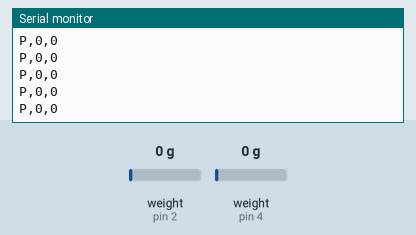
Simulated run of this sketch. Board: Arduino Uno, built with avr-gcc and run on an emulated ATmega328P. Shown: the last lines printed to the serial monitor. The test bench sets the inputs (shaded band); at power-on: weight on the scale (sensors on pin 2, pin 4) 0 g. Nothing arrives over Bluetooth unless stated; a phone connects over Bluetooth LE 3 s after start.

Above: at 3.2 s.
3.3 s: weight on the scale (sensor on pin 2) set to 100 g
At 3.56 s:
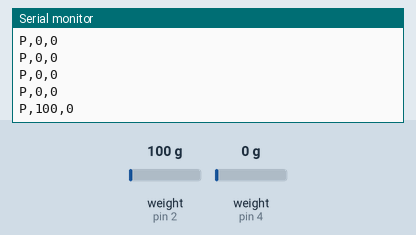
4.8 s: weight on the scale (sensor on pin 4) set to 100 g
At 4.97 s:
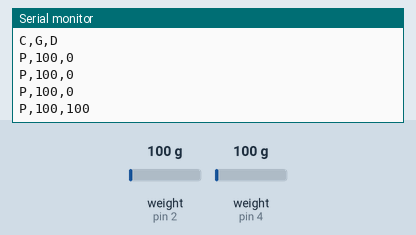
6.3 s: weight on the scale (sensor on pin 2) set to 1250 g
At 6.38 s:
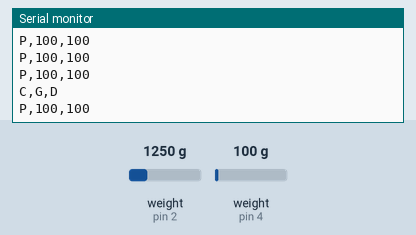
7.8 s: weight on the scale (sensor on pin 4) set to 1250 g
At 7.99 s:
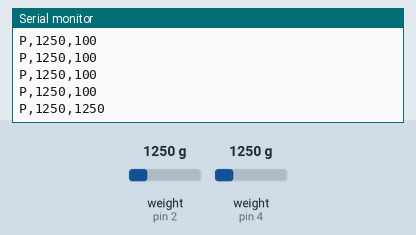
Timing chart, 0 to 10.3 s (numbered marks = the images above; inputs shaded):
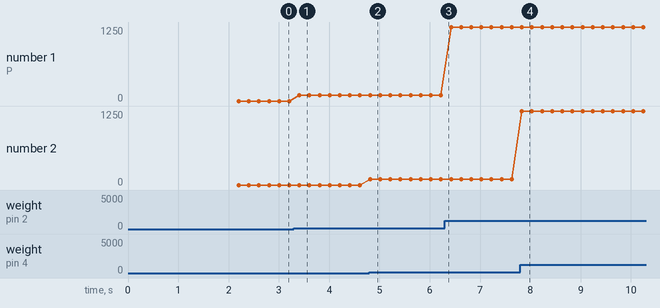

The sketch:

poutre_ble.ino
```cpp
/*
 * Poutre d'escalade : Arduino Nano 33 BLE / Nano 33 IoT / UNO R4 WiFi (Bluetooth intégré)
 * + 1 à 4 capteurs HX711. Aucun module Bluetooth à ajouter.
 *
 * Même protocole et mêmes identifiants Bluetooth (FFE0 / FFE1) que le HM-10 :
 * l'appli fonctionne avec les deux cartes sans aucune modification.
 *
 * Bibliothèques à installer : "ArduinoBLE" (Arduino) et "HX711" (Bogdan Necula).
 *
 * Branchements HX711 : n°1 DT -> D2, SCK -> D3 ; n°2 DT -> D4, SCK -> D5 ;
 *                      n°3 DT -> D6, SCK -> D7 ; n°4 DT -> D8, SCK -> D9.
 * Attention : la Nano 33 BLE fonctionne en 3,3 V -> alimenter les HX711 en 3,3 V.
 */
#include <ArduinoBLE.h>
#include "HX711.h"

const int NB_CAPTEURS = 2;               // <-- mettre 1, 2, 3 ou 4

// Côté de chaque capteur sur la planche : 'G' = gauche, 'D' = droite, 'M' = milieu.
// L'appli le reçoit toute seule : l'utilisateur n'a rien à régler.
// (Pour savoir quel capteur est où : Paramètres > Capteurs dans l'appli, appuyez sur un coin
//  de la planche et regardez quel capteur réagit.)
const char COTES[4] = {'G', 'D', 'G', 'D'};
const int BROCHES_DT[4]  = {2, 4, 6, 8};
const int BROCHES_SCK[4] = {3, 5, 7, 9};
float FACTEURS[4] = {420.0, 420.0, 420.0, 420.0}; // voir le README pour l'étalonnage
unsigned long derniereConfig = 0;

// Ligne de configuration "C,G,D,...", envoyée toutes les 2 secondes.
String ligneConfig() {
  String c = "C";
  for (int i = 0; i < NB_CAPTEURS; i++) {
    c += ",";
    c += COTES[i];
  }
  return c + "\n";
}

HX711 capteurs[4];
BLEService service("FFE0");
BLECharacteristic carac("FFE1", BLERead | BLENotify | BLEWrite | BLEWriteWithoutResponse, 20);

void tare() {
  for (int i = 0; i < NB_CAPTEURS; i++) capteurs[i].tare();
}

void setup() {
  Serial.begin(115200);
  for (int i = 0; i < NB_CAPTEURS; i++) {
    capteurs[i].begin(BROCHES_DT[i], BROCHES_SCK[i]);
    capteurs[i].set_scale(FACTEURS[i]);
  }
  tare();

  if (!BLE.begin()) {
    Serial.println("Erreur : Bluetooth indisponible");
    while (1);
  }
  BLE.setLocalName("Poutre");
  BLE.setAdvertisedService(service);
  service.addCharacteristic(carac);
  BLE.addService(service);
  BLE.advertise();
}

void loop() {
  BLE.poll();

  // Commande "T" reçue de l'appli ?
  if (carac.written() && carac.valueLength() > 0 && carac.value()[0] == 'T') tare();

  String ligne = "P";
  for (int i = 0; i < NB_CAPTEURS; i++) {
    long grammes = 0;
    if (capteurs[i].wait_ready_timeout(100)) grammes = (long)capteurs[i].get_units(1);
    ligne += ",";
    ligne += grammes;
  }
  ligne += "\n";
  // Toutes les 2 s, on ajoute la configuration (côtés des capteurs) pour l'appli.
  if (millis() - derniereConfig > 2000) {
    ligne = ligneConfig() + ligne;
    derniereConfig = millis();
  }
  Serial.print(ligne);

  // Le Bluetooth envoie au plus 20 caractères à la fois : on découpe la ligne.
  if (BLE.connected()) {
    for (unsigned int i = 0; i < ligne.length(); i += 20) {
      String morceau = ligne.substring(i, min(i + 20, ligne.length()));
      carac.writeValue(morceau.c_str(), morceau.length());
    }
  }
}
```

Measured:
- after the input at 3.3 s, the serial monitor: prints a new line after 0.11 s (image 1)
- after the input at 4.8 s, the serial monitor: prints a new line at once (image 2)
- after the input at 7.8 s, the serial monitor: prints a new line at once (image 4)
- plotted number 1: 0 → 100 after the input at 3.3 s, 100 → 1250 after the input at 6.3 s
